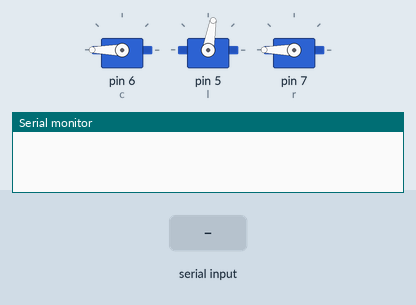
Recording of a sketch running on a simulated Arduino Nano, built with avr-gcc and run on an emulated ATmega328P. Shown: 3 × servo, the last lines printed to the serial monitor. The inputs (shaded band) are chosen by the test bench.

Above: at 1.7 s.
1.8 s: "Y" received over Serial
At 3.0 s:
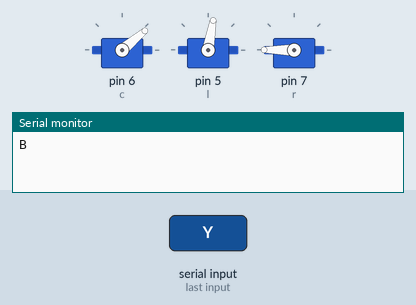
3.3 s: "S" received over Serial
At 4.2 s:
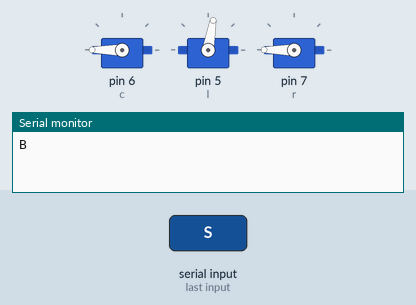
Timing chart, 0 to 6.3 s (numbered marks = the images above; inputs shaded):
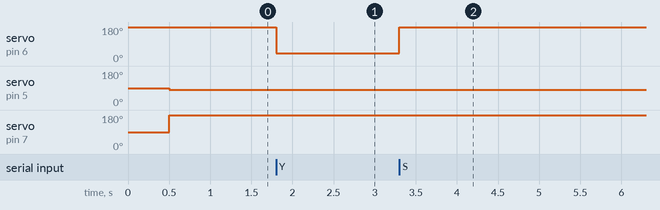

Measured:
- after the input at 1.8 s, servo on pin 6 (c): 180° → 40° at once
- after the input at 3.3 s, servo on pin 6 (c): 40° → 180° at once

The sketch:

Servo_controller_EVO.ino
```cpp
/*
  Servo controller arduino nano
  Author: Edwin Aditya S P
  Date : 10 Feb 2021

  Source code sepenuhnya milik AITUMEGA
  Tidak diperuntukan untuk resfrensi pemrograman,
  Tidak mengambil sebagian atau seluruhnya dan
  Tidak memperjual belikan source code ini.
*/

#include <Servo.h>
Servo c;
Servo l;
Servo r;
int in_id='X';

void program(){
while (Serial.available() > 0) {
int inchar = Serial.read();
if(inchar==in_id){//ambil
 c.write(40);
delay(1000);
l.write(170);
r.write(110);
delay(2000);
c.write(180);
Serial.print('B');
}
if(inchar=='S'){
c.write(180);
delay(100);
l.write(80);
r.write(180);
}
else{if(inchar=='Y'){//taruh
 c.write(40);
delay(1000);
l.write(80);
r.write(180);
delay(100);
Serial.print('B');
}
}
}
}


void setup() {
Serial.begin(9600);
c.attach(6);//servo japit di pin D6
l.attach(5);//servo tengah di pin D5
r.attach(7);

/*
logika standby servo :
saat robot di hidupkan posisi griper harus tengah naik kebelakang ,capit renggang
jika tidak seperti itu perbaiki dengan menyesuaikan posisi baut servo bukan merubah program
 */


c.write(180);
delay(500);
l.write(80);
r.write(180);
}

void loop() {
 program();
}
```
